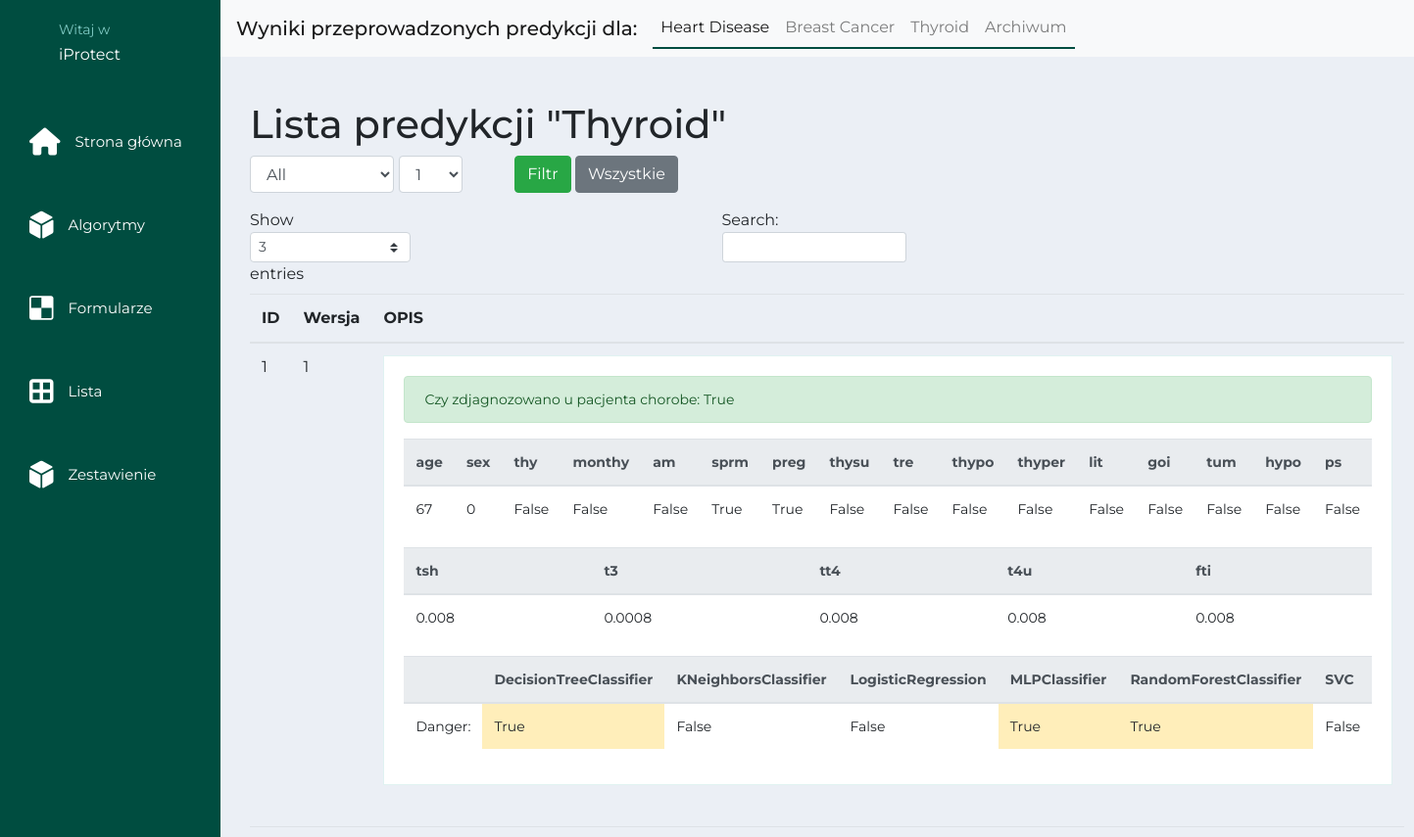
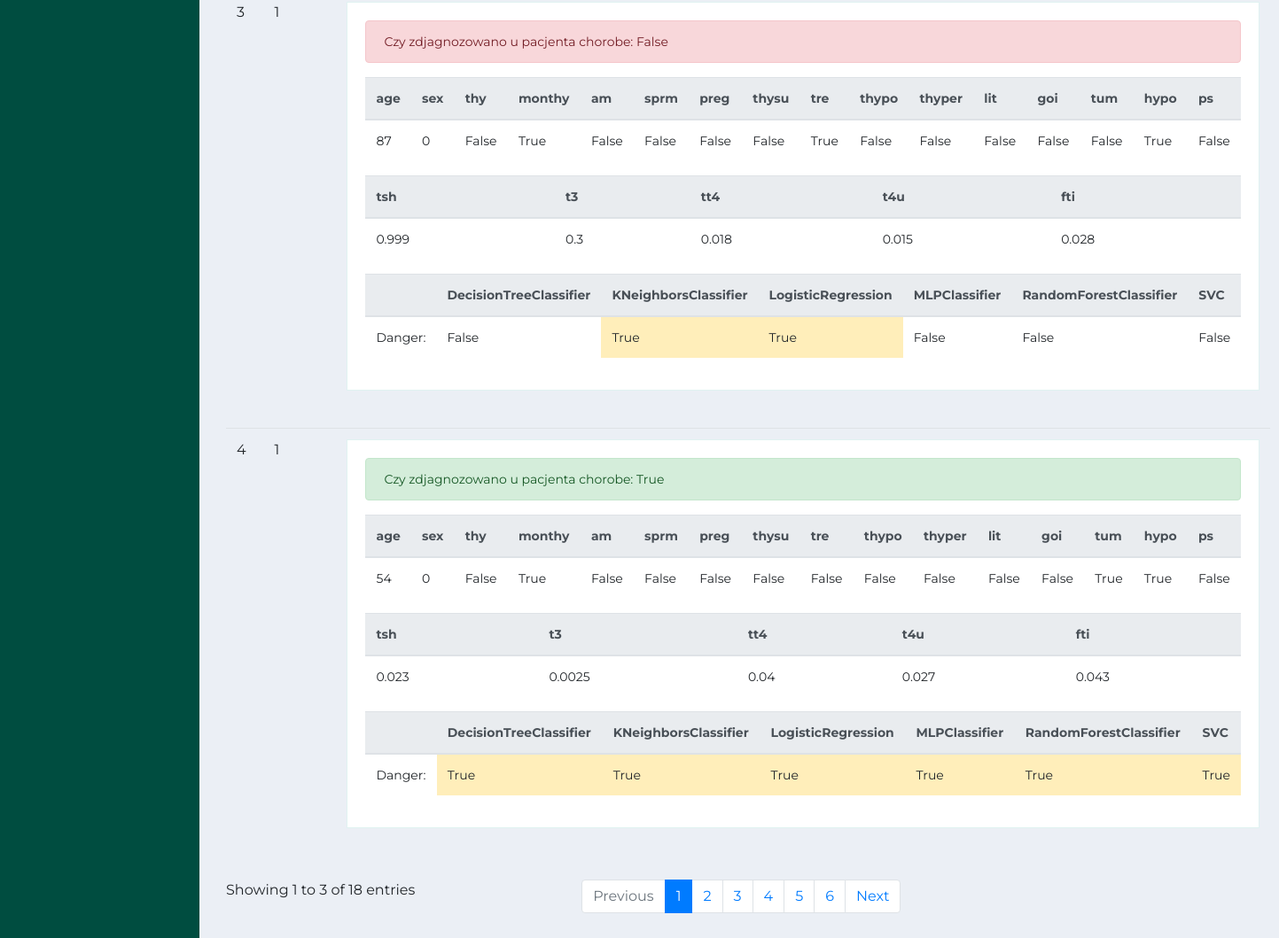
Screenshot of /table/atrchivesThyroid with the database file from the repository (2 pictures, top to bottom).
### app/models/patient.py (models this page shows)
class Patientthyroid(db.Model):
    id = db.Column(db.Integer, primary_key=True)
    age = db.Column(db.Integer)
    sex = db.Column(db.Integer)
    on_thyroxine = db.Column(db.Boolean)
    maybe_on_thyroxine = db.Column(db.Boolean)
    on_antithyroid_medication = db.Column(db.Boolean)
    sick_patient_reports_malaise = db.Column(db.Boolean)
    pregnant = db.Column(db.Boolean)
    thyroid_surgery = db.Column(db.Boolean)
    treatment = db.Column(db.Boolean)
    test_hypothyroid = db.Column(db.Boolean)
    test_hyperthyroid = db.Column(db.Boolean)
    on_lithium = db.Column(db.Boolean)
    has_goitre = db.Column(db.Boolean)
    has_tumor = db.Column(db.Boolean)
    hypopituitary = db.Column(db.Boolean)
    psychological_symptoms = db.Column(db.Boolean)
    tsh = db.Column(db.Float)
    t_three = db.Column(db.Float)
    tt_four = db.Column(db.Float)
    t_four_u = db.Column(db.Float)
    fti = db.Column(db.Float)
    access = db.Column(db.Boolean)
    correct_prediction = db.Column(db.Boolean)
    patient_algoritmML_id = db.relationship('Algoritm_PatientThyroid', backref='patient', lazy=True)

class Algoritm(db.Model):
    id = db.Column(db.Integer, primary_key=True)
    model=db.Column(db.String(30))
    test_score=db.Column(db.Float)
    precision=db.Column(db.Float)
    recall=db.Column(db.Float)
    f1=db.Column(db.Float)
    auc=db.Column(db.Float)
    cost_of_loss=db.Column(db.Integer)
    type = db.Column(db.String(30))
    access = db.Column(db.Boolean)
    version = db.Column(db.Integer)
    algoritmHeard_patient_id = db.relationship('Algoritm_Patient', backref='algoritmHeard', lazy=True)
    algoritmBreastCancer_patient_id = db.relationship('Algoritm_PatientBreastCancer', backref='algoritmBreastCancer', lazy=True)
    algoritmThyroid_patient_id = db.relationship('Algoritm_PatientThyroid', backref='algoritmThyroid', lazy=True)

class Algoritm_PatientThyroid(db.Model):
    id = db.Column(db.Integer, primary_key=True)
    patient_id = db.Column(db.Integer, db.ForeignKey('patientthyroid.id'))
    algorytmML_id = db.Column(db.Integer, db.ForeignKey('algoritm.id'))
    prediction = db.Column(db.Boolean)

### app/controller/patientThyroidController.py (the view, shortened to what this page needs)
@patientThyroidController.route('/table/atrchivesThyroid', methods=['GET','POST'])
def atrchives_table():
    try:
        distinctValue = db.session.query(Algoritm.version).filter_by(type='thyroid',access=False).join(Algoritm_PatientThyroid).filter_by(algorytmML_id = Algoritm.id).distinct()
        list_version = [nrVersion[0] for nrVersion in distinctValue]
        list_version.append('all')
        if request.method == 'GET':
            patient_list = Patientthyroid.query.filter_by(access=False).all()
            return render_template('patient_list/atrchivestablethyroid.html', patient_list = patient_list,listVersion = list_version)
    except Exception as e:
        print(f'{e}')
        return render_template('error.html')

### app/templates/patient_list/atrchivestablethyroid.html (shortened to what this page needs)
{% extends "layout.html" %}
{% block body %}
{% include 'patient_list/navbar_list.html' %}
<div class="container_custom">
  <h1 class="ui center aligned header">Lista predykcji "Thyroid"</h1>
  <form action="/table/atrchivesThyroid" method="POST">
      <div class="form-row">
          <div class="col-md-2 mb-3">
              <select class="form-control" name="filtr">
              <option value='all'>All </option>
              </select>
          </div>
          <div>
            <select class="form-control" name="version">
                {% for nrVersion in listVersion %}
                <option value='{{nrVersion}}'> {{nrVersion}} </option>
                {% endfor %}
                </select>
          </div>
          <div class="col mb-3 ">
              <button class="btn btn-success ml-5" type="filtr">Filtr</button>
              <a href="/table/atrchivesThyroid" role="button" class="btn btn-secondary popover-test" title="Popover title">Wszystkie</a>
          </div>
      </div>
  </form>
  <table id="patients_list" class="table">
    <thead>
      <tr>
        <th>ID</th>
        <th>Wersja</th>
        <th>OPIS</th>
      </tr>
    </thead>
    <tbody>
    {% for patient in patient_list %}
      <tr>
        <td>{{patient.id}}</td>
        <td>{{patient.patient_algoritmML_id[0].algoritmThyroid.version}}</td>
        <td>
        <div class="item">
            {% if patient.correct_prediction %}
            <div class="alert alert-success" role="alert">
              Czy zdjagnozowano u pacjenta chorobe: {{patient.correct_prediction}}
            </div>
          {% elif patient.correct_prediction == None %}
            <div class="alert alert-light" role="alert">
              Jeszcze nie ustalono czy pacjent jest chory!
            </div>
          {% elif not patient.correct_prediction %}
            <div class="alert alert-danger" role="alert">
              Czy zdjagnozowano u pacjenta chorobe: {{patient.correct_prediction}}
            </div>
          {% else %}
            <div class="alert alert-light" role="alert">
              Jeszcze nie ustalono czy pacjent jest chory!
            </div>
          {% endif %}
            <table class="table">
                <thead class="thead-light">
                  <tr>
                    <th scope="col">age</th>
                    <th scope="col">sex</th>
                    <th scope="col">thy</th>
                    <th scope="col">monthy</th>
                    <th scope="col">am</th>
                    <th scope="col">sprm</th>
                    <th scope="col">preg</th>
                    <th scope="col">thysu</th>
                    <th scope="col">tre</th>
                    <th scope="col">thypo</th>
                    <th scope="col">thyper</th>
                    <th scope="col">lit</th>
                    <th scope="col">goi</th>
                    <th scope="col">tum</th>
                    <th scope="col">hypo</th>
                    <th scope="col">ps</th>
                  </tr>
                </thead>
                <tbody>
                  <tr>
                    <td>{{patient.age}}</td>
                    <td>{{patient.sex}}</td>
                    <td>{{patient.on_thyroxine}}</td>
                    <td>{{patient.maybe_on_thyroxine}}</td>
                    <td>{{patient.on_antithyroid_medication}}</td>
                    <td>{{patient.sick_patient_reports_malaise}}</td>
                    <td>{{patient.pregnant}}</td>
                    <td>{{patient.thyroid_surgery}}</td>
                    <td>{{patient.treatment}}</td>
                    <td>{{patient.test_hypothyroid}}</td>
                    <td>{{patient.test_hyperthyroid}}</td>
                    <td>{{patient.on_lithium}}</td>
                    <td>{{patient.has_goitre}}</td>
                    <td>{{patient.has_tumor}}</td>
                    <td>{{patient.hypopituitary}}</td>
                    <td>{{patient.psychological_symptoms}}</td>
                  </tr>
                </tbody>
              </table>
              <table class="table">
                <thead class="thead-light">
                  <tr>
                    <th scope="col">tsh</th>
                    <th scope="col">t3</th>
                    <th scope="col">tt4</th>
                    <th scope="col">t4u</th>
                    <th scope="col">fti</th>
                  </tr>
                </thead>
                <tbody>
                  <tr>
                    <td>{{patient.tsh}}</td>
                    <td>{{patient.t_three}}</td>
                    <td>{{patient.tt_four}}</td>
                    <td>{{patient.t_four_u}}</td>
                    <td>{{patient.fti}}</td>
                  </tr>
                </tbody>
              </table>
            <table class="table">
                <thead class="thead-light">
                  <tr>
                    <th scope="col"></th>
                    {% for algoritm in patient.patient_algoritmML_id %}
                    <th scope="col">{{algoritm.algoritmThyroid.model}}</th>
                    {% endfor %}
                  </tr>
                </thead>
                <tbody>
                  <tr>
                    <td>Danger: </td>
                    {% for algoritm in patient.patient_algoritmML_id %}
                      {% if not algoritm.prediction %}
                      <td>{{ algoritm.prediction }}</td>
                      {% else %}
                      <td class="table-warning">{{algoritm.prediction}}</td>
                      {% endif %}
                    {% endfor %}
                  </tr>
                </tbody>
              </table>
          </div>
        </td>
      </tr>
    {% endfor %}
    </tbody>
  </table>
</div>
{% endblock %}

### app/static/styles.css (style rules this page uses)
* { margin: 0; padding: 0; list-style: none; box-sizing: border-box; text-decoration: none; font-family: 'Montserrat', sans-serif; }
.main_container .container_custom_fluid .item { background: #fff; border: 1px solid #E0F2F1; margin-bottom: 30px; padding: 20px; font-size: 14px; line-height: 22px; }
.main_container .container_custom { margin-top: 15px; width: calc(100% - 225px); padding: 30px; }

### app/static/stylebox.css (style rules this page uses)
body { background: #eee; }
a { text-decoration:none; color: #004D40; border-bottom:2px solid #004D40; }
body { background-color: #ebeff5; }

### rows the page displays
Patientthyroid: id "1", version "1", correct_prediction "True", age "67", sex "0", on_thyroxine "False", maybe_on_thyroxine "False", on_antithyroid_medication "False", sick_patient_reports_malaise "True", pregnant "True", thyroid_surgery "False", treatment "False", test_hypothyroid "False", test_hyperthyroid "False", on_lithium "False", has_goitre "False", has_tumor "False", hypopituitary "False", psychological_symptoms "False", tsh "0.008", t_three "0.0008", tt_four "0.008", t_four_u "0.008", fti "0.008"
Algoritm_PatientThyroid: algoritmThyroid.model "DecisionTreeClassifier", prediction "True"
Algoritm_PatientThyroid: algoritmThyroid.model "KNeighborsClassifier", prediction "False"
Algoritm_PatientThyroid: algoritmThyroid.model "LogisticRegression", prediction "False"
Algoritm_PatientThyroid: algoritmThyroid.model "MLPClassifier", prediction "True"
Algoritm_PatientThyroid: algoritmThyroid.model "RandomForestClassifier", prediction "True"
Algoritm_PatientThyroid: algoritmThyroid.model "SVC", prediction "False"
Patientthyroid: id "3", version "1", correct_prediction "False", age "87", sex "0", on_thyroxine "False", maybe_on_thyroxine "True", on_antithyroid_medication "False", sick_patient_reports_malaise "False", pregnant "False", thyroid_surgery "False", treatment "True", test_hypothyroid "False", test_hyperthyroid "False", on_lithium "False", has_goitre "False", has_tumor "False", hypopituitary "True", psychological_symptoms "False", tsh "0.999", t_three "0.3", tt_four "0.018", t_four_u "0.015", fti "0.028"
Algoritm_PatientThyroid: algoritmThyroid.model "DecisionTreeClassifier", prediction "False"
Algoritm_PatientThyroid: algoritmThyroid.model "KNeighborsClassifier", prediction "True"
Algoritm_PatientThyroid: algoritmThyroid.model "LogisticRegression", prediction "True"
Algoritm_PatientThyroid: algoritmThyroid.model "MLPClassifier", prediction "False"
Algoritm_PatientThyroid: algoritmThyroid.model "RandomForestClassifier", prediction "False"
Algoritm_PatientThyroid: algoritmThyroid.model "SVC", prediction "False"
Patientthyroid: id "4", version "1", correct_prediction "True", age "54", sex "0", on_thyroxine "False", maybe_on_thyroxine "True", on_antithyroid_medication "False", sick_patient_reports_malaise "False", pregnant "False", thyroid_surgery "False", treatment "False", test_hypothyroid "False", test_hyperthyroid "False", on_lithium "False", has_goitre "False", has_tumor "True", hypopituitary "True", psychological_symptoms "False", tsh "0.023", t_three "0.0025", tt_four "0.04", t_four_u "0.027", fti "0.043"
Algoritm_PatientThyroid: algoritmThyroid.model "DecisionTreeClassifier", prediction "True"
Algoritm_PatientThyroid: algoritmThyroid.model "KNeighborsClassifier", prediction "True"
Algoritm_PatientThyroid: algoritmThyroid.model "LogisticRegression", prediction "True"
Algoritm_PatientThyroid: algoritmThyroid.model "MLPClassifier", prediction "True"
Algoritm_PatientThyroid: algoritmThyroid.model "RandomForestClassifier", prediction "True"
Algoritm_PatientThyroid: algoritmThyroid.model "SVC", prediction "True"

### other values shown
form field version "1"
